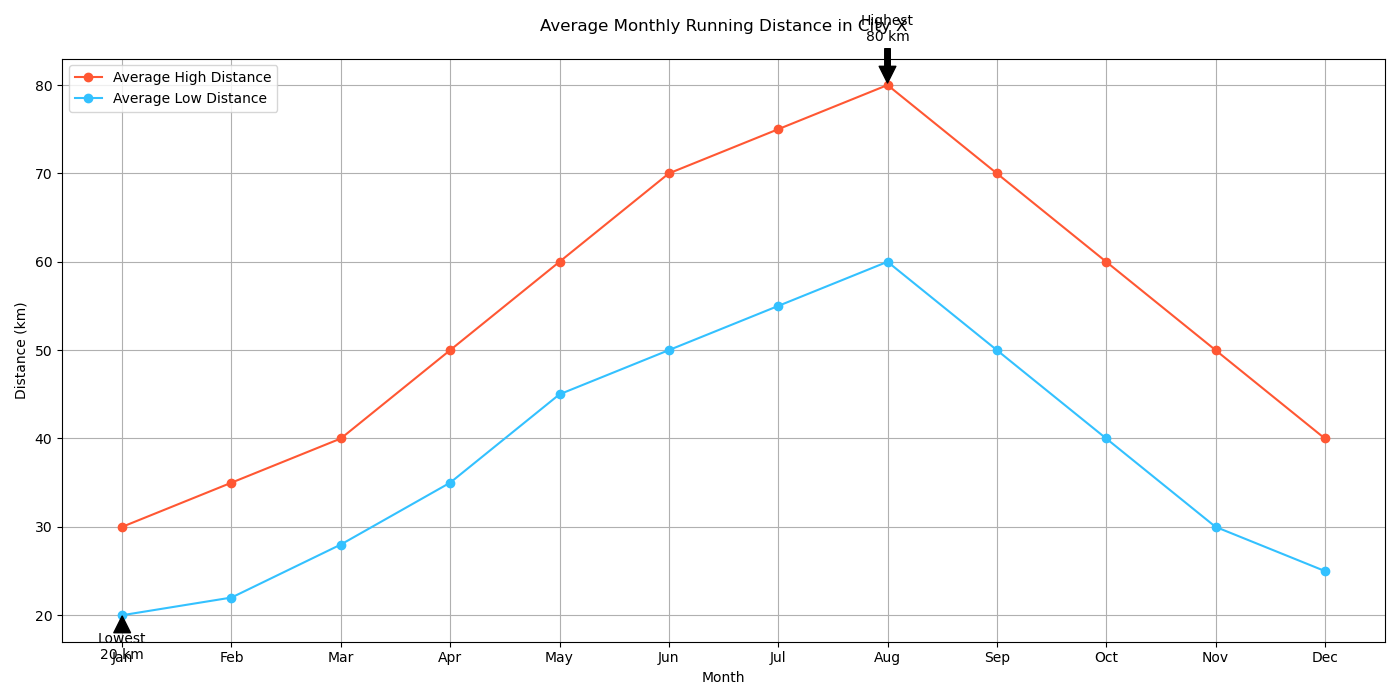

The script that drew this image:

import matplotlib.pyplot as plt

# Data
months = [
    'Jan', 'Feb', 'Mar', 'Apr', 'May', 'Jun',
    'Jul', 'Aug', 'Sep', 'Oct', 'Nov', 'Dec'
]
average_high_distance = [30, 35, 40, 50, 60, 70, 75, 80, 70, 60, 50, 40]
average_low_distance = [20, 22, 28, 35, 45, 50, 55, 60, 50, 40, 30, 25]

# Create the plot
plt.figure(figsize=(14, 7))
plt.plot(months, average_high_distance, color='#FF5733', marker='o', label="Average High Distance")
plt.plot(months, average_low_distance, color='#33C1FF', marker='o', label="Average Low Distance")

# Highlight Highest and Lowest Average Distances
highest_distance = max(average_high_distance)
lowest_distance = min(average_low_distance)
highest_month = months[average_high_distance.index(highest_distance)]
lowest_month = months[average_low_distance.index(lowest_distance)]

plt.annotate(f'Highest\n{highest_distance} km', xy=(highest_month, highest_distance), xytext=(highest_month, highest_distance+5),
             arrowprops=dict(facecolor='black', shrink=0.05), ha='center')
plt.annotate(f'Lowest\n{lowest_distance} km', xy=(lowest_month, lowest_distance), xytext=(lowest_month, lowest_distance-5),
             arrowprops=dict(facecolor='black', shrink=0.05), ha='center')

# Customize rest of the chart
plt.title("Average Monthly Running Distance in City X", pad=20)
plt.xlabel("Month")
plt.ylabel("Distance (km)")
plt.legend(loc='upper left')
plt.grid(True)
plt.tight_layout()

# Show the plot
plt.show()
